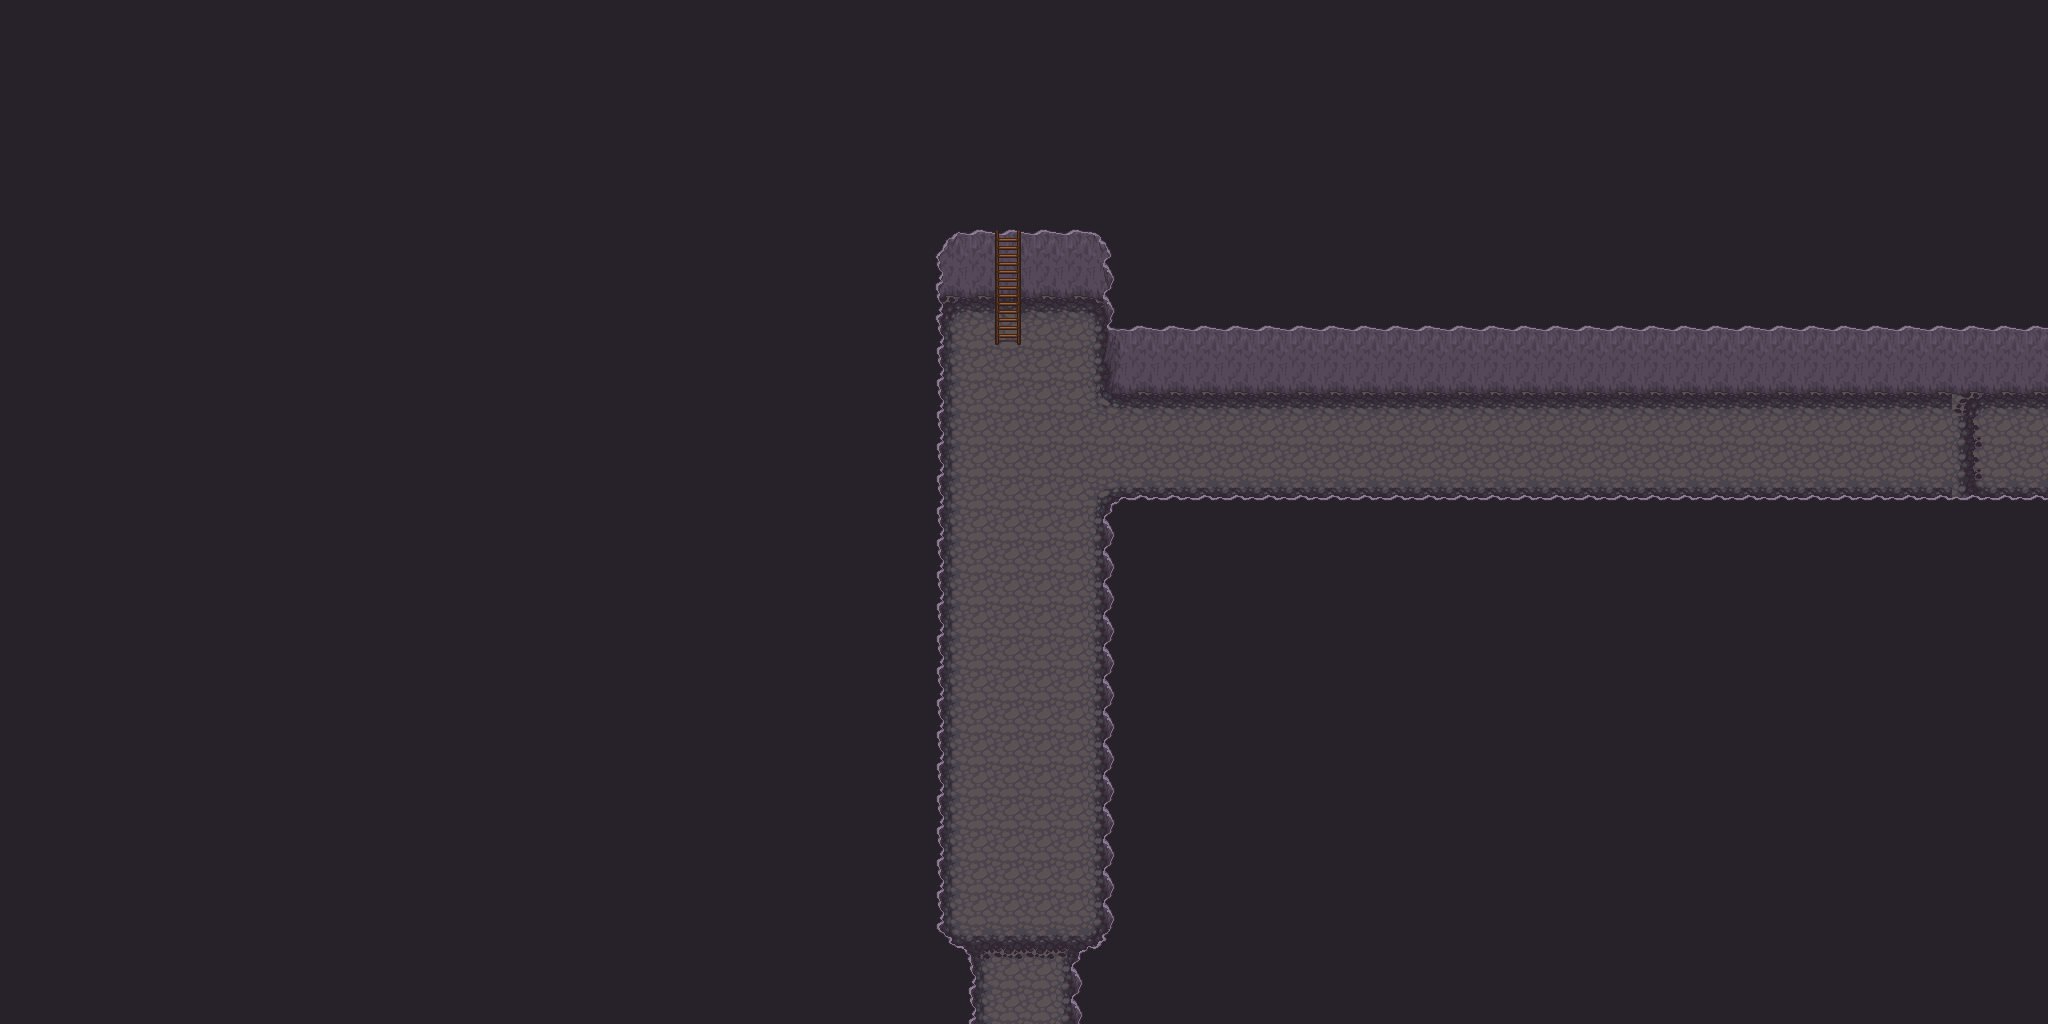

Tiled map render using the project's own tile images. Description and the map definition, with tile-layer contents summarised, below:
An orthogonal 64x32 tile map with 32x32 px tiles, 6 tile layers (Sol, Sol +1, Sol + 2, Wall, ...), 5 hidden layers not drawn, 8 tilesets.

<map version="1.0" orientation="orthogonal" renderorder="right-down" width="64" height="32" tilewidth="32" tileheight="32" nextobjectid="1">
 <tileset firstgid="1" name="Artis_dock" tilewidth="32" tileheight="32" tilecount="128" columns="16">
  <image source="../Ressources/Artis_dock.png" width="512" height="256" />
 </tileset>
 <tileset firstgid="129" name="base_out_atlas" tilewidth="32" tileheight="32" tilecount="1024" columns="32">
  <image source="../Ressources/base_out_atlas.png" width="1024" height="1024" />
 </tileset>
 <tileset firstgid="1153" name="build_atlas" tilewidth="32" tileheight="32" tilecount="1024" columns="32">
  <image source="../Ressources/build_atlas.png" width="1024" height="1024" />
 </tileset>
 <tileset firstgid="2177" name="caves" tilewidth="32" tileheight="32" tilecount="66" columns="11">
  <image source="../Ressources/caves.png" width="352" height="192" />
 </tileset>
 <tileset firstgid="2243" name="forest_tiles" tilewidth="32" tileheight="32" tilecount="256" columns="16">
  <image source="../Ressources/forest_tiles.png" width="512" height="512" />
 </tileset>
 <tileset firstgid="2499" name="obj_misk_atlas" tilewidth="32" tileheight="32" tilecount="1024" columns="32">
  <image source="../Ressources/obj_misk_atlas.png" width="1024" height="1024" />
 </tileset>
 <tileset firstgid="3523" name="terrain_atlas" tilewidth="32" tileheight="32" tilecount="1024" columns="32">
  <image source="../Ressources/terrain_atlas.png" width="1024" height="1024" />
 </tileset>
 <tileset firstgid="4547" name="tileset_stone_v4_p1" tilewidth="32" tileheight="32" tilecount="70" columns="5">
  <image source="../Ressources/tileset_stone_v4_p1.png" width="166" height="463" />
 </tileset>
 <layer name="Sol" width="64" height="32">
  <data>[2048 cells, 2048 non-empty, 1 distinct tile ids]</data>
 </layer>
 <layer name="Sol +1" width="64" height="32">
  <data>[2048 cells, 272 non-empty, 12 distinct tile ids]</data>
 </layer>
 <layer name="Sol + 2" width="64" height="32">
  <data>[2048 cells, 14 non-empty, 4 distinct tile ids]</data>
 </layer>
 <layer name="Wall" width="64" height="32">
  <data>[2048 cells, 1906 non-empty, 20 distinct tile ids]</data>
 </layer>
 <layer name="Door" width="64" height="32">
  <data>[2048 cells, 36 non-empty, 1 distinct tile ids]</data>
 </layer>
 <layer name="Collide" width="64" height="32" visible="0">
  <data>[2048 cells, 1875 non-empty, 1 distinct tile ids]</data>
 </layer>
 <layer name="TopDoorBlock" width="64" height="32" visible="0">
  <data>[2048 cells, 24 non-empty, 3 distinct tile ids]</data>
 </layer>
 <layer name="BottomDoorBlock" width="64" height="32" visible="0">
  <data>[2048 cells, 18 non-empty, 2 distinct tile ids]</data>
 </layer>
 <layer name="LeftDoorBlock" width="64" height="32" visible="0">
  <data>[2048 cells, 24 non-empty, 2 distinct tile ids]</data>
 </layer>
 <layer name="RightDoorBlock" width="64" height="32" visible="0">
  <data>[2048 cells, 24 non-empty, 2 distinct tile ids]</data>
 </layer>
 <layer name="Decor" width="64" height="32">
  <data>[2048 cells, 4 non-empty, 3 distinct tile ids]</data>
 </layer>
</map>
